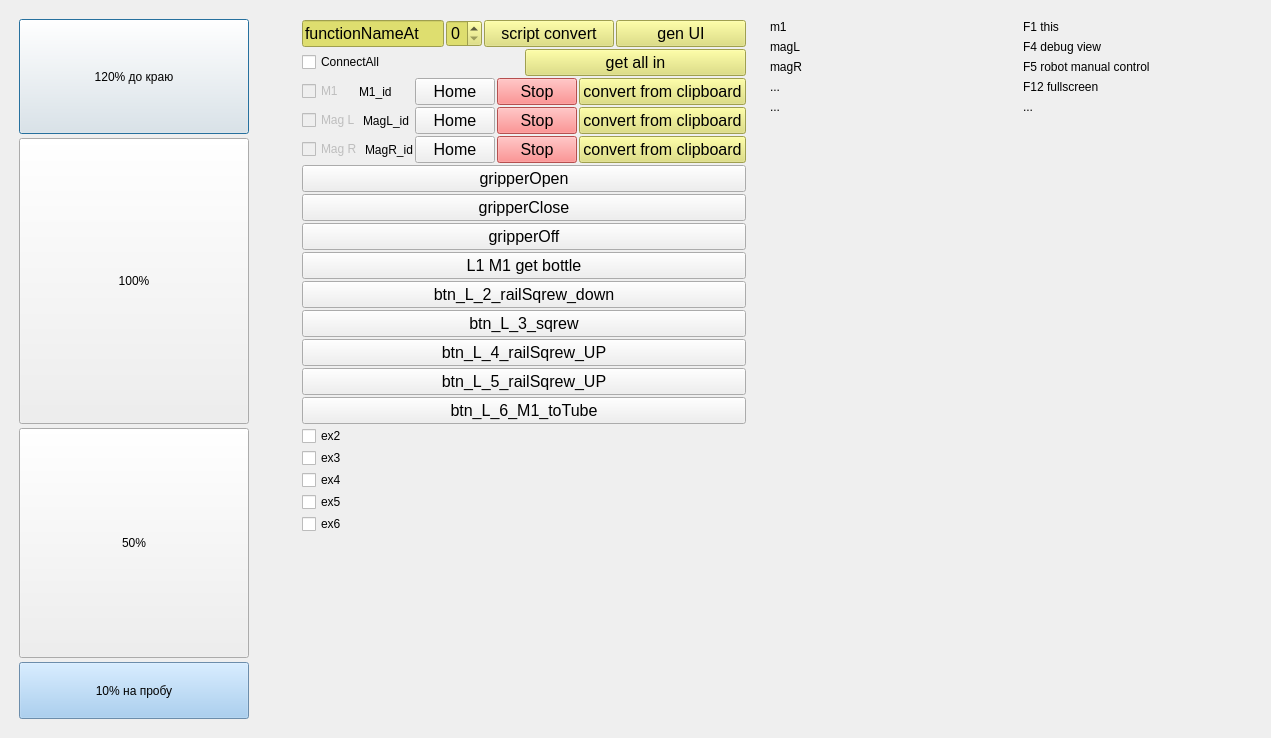
<?xml version="1.0" encoding="UTF-8"?>
<ui version="4.0">
 <class>mainWindow</class>
 <widget class="QDialog" name="mainWindow">
  <property name="geometry">
   <rect>
    <x>0</x>
    <y>0</y>
    <width>1271</width>
    <height>738</height>
   </rect>
  </property>
  <property name="windowTitle">
   <string>Dobot Bar v0.3 2019.09 by pavel.b.kr12@gmail.com</string>
  </property>
  <property name="styleSheet">
   <string notr="true"/>
  </property>
  <layout class="QHBoxLayout" name="horizontalLayout_all">
   <item>
    <widget class="QWidget" name="widget_fill" native="true">
     <property name="maximumSize">
      <size>
       <width>340</width>
       <height>16777215</height>
      </size>
     </property>
     <layout class="QVBoxLayout" name="verticalLayout">
      <property name="spacing">
       <number>4</number>
      </property>
      <property name="sizeConstraint">
       <enum>QLayout::SetNoConstraint</enum>
      </property>
      <property name="leftMargin">
       <number>8</number>
      </property>
      <property name="topMargin">
       <number>8</number>
      </property>
      <property name="rightMargin">
       <number>8</number>
      </property>
      <property name="bottomMargin">
       <number>8</number>
      </property>
      <item>
       <widget class="QPushButton" name="btn_fill110">
        <property name="sizePolicy">
         <sizepolicy hsizetype="Minimum" vsizetype="Expanding">
          <horstretch>0</horstretch>
          <verstretch>2</verstretch>
         </sizepolicy>
        </property>
        <property name="minimumSize">
         <size>
          <width>0</width>
          <height>0</height>
         </size>
        </property>
        <property name="baseSize">
         <size>
          <width>0</width>
          <height>39</height>
         </size>
        </property>
        <property name="cursor">
         <cursorShape>PointingHandCursor</cursorShape>
        </property>
        <property name="text">
         <string>120% до краю</string>
        </property>
       </widget>
      </item>
      <item>
       <widget class="QPushButton" name="btn_fill100">
        <property name="sizePolicy">
         <sizepolicy hsizetype="Minimum" vsizetype="Expanding">
          <horstretch>0</horstretch>
          <verstretch>5</verstretch>
         </sizepolicy>
        </property>
        <property name="minimumSize">
         <size>
          <width>0</width>
          <height>0</height>
         </size>
        </property>
        <property name="cursor">
         <cursorShape>PointingHandCursor</cursorShape>
        </property>
        <property name="text">
         <string>100%</string>
        </property>
       </widget>
      </item>
      <item>
       <widget class="QPushButton" name="btn_fill50">
        <property name="sizePolicy">
         <sizepolicy hsizetype="Minimum" vsizetype="Expanding">
          <horstretch>0</horstretch>
          <verstretch>4</verstretch>
         </sizepolicy>
        </property>
        <property name="minimumSize">
         <size>
          <width>0</width>
          <height>0</height>
         </size>
        </property>
        <property name="cursor">
         <cursorShape>PointingHandCursor</cursorShape>
        </property>
        <property name="text">
         <string>50%</string>
        </property>
       </widget>
      </item>
      <item>
       <widget class="QPushButton" name="btn_fill10">
        <property name="sizePolicy">
         <sizepolicy hsizetype="Minimum" vsizetype="Expanding">
          <horstretch>0</horstretch>
          <verstretch>1</verstretch>
         </sizepolicy>
        </property>
        <property name="minimumSize">
         <size>
          <width>0</width>
          <height>0</height>
         </size>
        </property>
        <property name="palette">
         <palette>
          <active>
           <colorrole role="Button">
            <brush brushstyle="SolidPattern">
             <color alpha="255">
              <red>151</red>
              <green>197</green>
              <blue>240</blue>
             </color>
            </brush>
           </colorrole>
           <colorrole role="Light">
            <brush brushstyle="SolidPattern">
             <color alpha="255">
              <red>166</red>
              <green>206</green>
              <blue>255</blue>
             </color>
            </brush>
           </colorrole>
           <colorrole role="Midlight">
            <brush brushstyle="SolidPattern">
             <color alpha="255">
              <red>203</red>
              <green>226</green>
              <blue>247</blue>
             </color>
            </brush>
           </colorrole>
           <colorrole role="Dark">
            <brush brushstyle="SolidPattern">
             <color alpha="255">
              <red>75</red>
              <green>98</green>
              <blue>120</blue>
             </color>
            </brush>
           </colorrole>
           <colorrole role="Mid">
            <brush brushstyle="SolidPattern">
             <color alpha="255">
              <red>101</red>
              <green>131</green>
              <blue>160</blue>
             </color>
            </brush>
           </colorrole>
           <colorrole role="Text">
            <brush brushstyle="SolidPattern">
             <color alpha="255">
              <red>0</red>
              <green>0</green>
              <blue>0</blue>
             </color>
            </brush>
           </colorrole>
           <colorrole role="BrightText">
            <brush brushstyle="SolidPattern">
             <color alpha="255">
              <red>255</red>
              <green>255</green>
              <blue>255</blue>
             </color>
            </brush>
           </colorrole>
           <colorrole role="ButtonText">
            <brush brushstyle="SolidPattern">
             <color alpha="255">
              <red>0</red>
              <green>0</green>
              <blue>0</blue>
             </color>
            </brush>
           </colorrole>
           <colorrole role="Base">
            <brush brushstyle="SolidPattern">
             <color alpha="255">
              <red>124</red>
              <green>181</green>
              <blue>255</blue>
             </color>
            </brush>
           </colorrole>
           <colorrole role="Window">
            <brush brushstyle="SolidPattern">
             <color alpha="255">
              <red>151</red>
              <green>197</green>
              <blue>240</blue>
             </color>
            </brush>
           </colorrole>
           <colorrole role="Shadow">
            <brush brushstyle="SolidPattern">
             <color alpha="255">
              <red>0</red>
              <green>0</green>
              <blue>0</blue>
             </color>
            </brush>
           </colorrole>
           <colorrole role="Highlight">
            <brush brushstyle="SolidPattern">
             <color alpha="255">
              <red>0</red>
              <green>120</green>
              <blue>215</blue>
             </color>
            </brush>
           </colorrole>
           <colorrole role="AlternateBase">
            <brush brushstyle="SolidPattern">
             <color alpha="255">
              <red>203</red>
              <green>226</green>
              <blue>247</blue>
             </color>
            </brush>
           </colorrole>
           <colorrole role="ToolTipBase">
            <brush brushstyle="SolidPattern">
             <color alpha="255">
              <red>255</red>
              <green>255</green>
              <blue>220</blue>
             </color>
            </brush>
           </colorrole>
           <colorrole role="ToolTipText">
            <brush brushstyle="SolidPattern">
             <color alpha="255">
              <red>0</red>
              <green>0</green>
              <blue>0</blue>
             </color>
            </brush>
           </colorrole>
           <colorrole role="PlaceholderText">
            <brush brushstyle="SolidPattern">
             <color alpha="128">
              <red>0</red>
              <green>0</green>
              <blue>0</blue>
             </color>
            </brush>
           </colorrole>
          </active>
          <inactive>
           <colorrole role="Button">
            <brush brushstyle="SolidPattern">
             <color alpha="255">
              <red>151</red>
              <green>197</green>
              <blue>240</blue>
             </color>
            </brush>
           </colorrole>
           <colorrole role="Light">
            <brush brushstyle="SolidPattern">
             <color alpha="255">
              <red>166</red>
              <green>212</green>
              <blue>255</blue>
             </color>
            </brush>
           </colorrole>
           <colorrole role="Midlight">
            <brush brushstyle="SolidPattern">
             <color alpha="255">
              <red>203</red>
              <green>226</green>
              <blue>247</blue>
             </color>
            </brush>
           </colorrole>
           <colorrole role="Dark">
            <brush brushstyle="SolidPattern">
             <color alpha="255">
              <red>75</red>
              <green>98</green>
              <blue>120</blue>
             </color>
            </brush>
           </colorrole>
           <colorrole role="Mid">
            <brush brushstyle="SolidPattern">
             <color alpha="255">
              <red>101</red>
              <green>131</green>
              <blue>160</blue>
             </color>
            </brush>
           </colorrole>
           <colorrole role="Text">
            <brush brushstyle="SolidPattern">
             <color alpha="255">
              <red>0</red>
              <green>0</green>
              <blue>0</blue>
             </color>
            </brush>
           </colorrole>
           <colorrole role="BrightText">
            <brush brushstyle="SolidPattern">
             <color alpha="255">
              <red>255</red>
              <green>255</green>
              <blue>255</blue>
             </color>
            </brush>
           </colorrole>
           <colorrole role="ButtonText">
            <brush brushstyle="SolidPattern">
             <color alpha="255">
              <red>0</red>
              <green>0</green>
              <blue>0</blue>
             </color>
            </brush>
           </colorrole>
           <colorrole role="Base">
            <brush brushstyle="SolidPattern">
             <color alpha="255">
              <red>164</red>
              <green>208</green>
              <blue>255</blue>
             </color>
            </brush>
           </colorrole>
           <colorrole role="Window">
            <brush brushstyle="SolidPattern">
             <color alpha="255">
              <red>151</red>
              <green>197</green>
              <blue>240</blue>
             </color>
            </brush>
           </colorrole>
           <colorrole role="Shadow">
            <brush brushstyle="SolidPattern">
             <color alpha="255">
              <red>0</red>
              <green>0</green>
              <blue>0</blue>
             </color>
            </brush>
           </colorrole>
           <colorrole role="Highlight">
            <brush brushstyle="SolidPattern">
             <color alpha="255">
              <red>132</red>
              <green>199</green>
              <blue>240</blue>
             </color>
            </brush>
           </colorrole>
           <colorrole role="AlternateBase">
            <brush brushstyle="SolidPattern">
             <color alpha="255">
              <red>203</red>
              <green>226</green>
              <blue>247</blue>
             </color>
            </brush>
           </colorrole>
           <colorrole role="ToolTipBase">
            <brush brushstyle="SolidPattern">
             <color alpha="255">
              <red>255</red>
              <green>255</green>
              <blue>220</blue>
             </color>
            </brush>
           </colorrole>
           <colorrole role="ToolTipText">
            <brush brushstyle="SolidPattern">
             <color alpha="255">
              <red>0</red>
              <green>0</green>
              <blue>0</blue>
             </color>
            </brush>
           </colorrole>
           <colorrole role="PlaceholderText">
            <brush brushstyle="SolidPattern">
             <color alpha="128">
              <red>0</red>
              <green>0</green>
              <blue>0</blue>
             </color>
            </brush>
           </colorrole>
          </inactive>
          <disabled>
           <colorrole role="Button">
            <brush brushstyle="SolidPattern">
             <color alpha="255">
              <red>151</red>
              <green>197</green>
              <blue>240</blue>
             </color>
            </brush>
           </colorrole>
           <colorrole role="Light">
            <brush brushstyle="SolidPattern">
             <color alpha="255">
              <red>152</red>
              <green>219</green>
              <blue>255</blue>
             </color>
            </brush>
           </colorrole>
           <colorrole role="Midlight">
            <brush brushstyle="SolidPattern">
             <color alpha="255">
              <red>203</red>
              <green>226</green>
              <blue>247</blue>
             </color>
            </brush>
           </colorrole>
           <colorrole role="Dark">
            <brush brushstyle="SolidPattern">
             <color alpha="255">
              <red>75</red>
              <green>98</green>
              <blue>120</blue>
             </color>
            </brush>
           </colorrole>
           <colorrole role="Mid">
            <brush brushstyle="SolidPattern">
             <color alpha="255">
              <red>101</red>
              <green>131</green>
              <blue>160</blue>
             </color>
            </brush>
           </colorrole>
           <colorrole role="Text">
            <brush brushstyle="SolidPattern">
             <color alpha="255">
              <red>75</red>
              <green>98</green>
              <blue>120</blue>
             </color>
            </brush>
           </colorrole>
           <colorrole role="BrightText">
            <brush brushstyle="SolidPattern">
             <color alpha="255">
              <red>255</red>
              <green>255</green>
              <blue>255</blue>
             </color>
            </brush>
           </colorrole>
           <colorrole role="ButtonText">
            <brush brushstyle="SolidPattern">
             <color alpha="255">
              <red>75</red>
              <green>98</green>
              <blue>120</blue>
             </color>
            </brush>
           </colorrole>
           <colorrole role="Base">
            <brush brushstyle="SolidPattern">
             <color alpha="255">
              <red>151</red>
              <green>197</green>
              <blue>240</blue>
             </color>
            </brush>
           </colorrole>
           <colorrole role="Window">
            <brush brushstyle="SolidPattern">
             <color alpha="255">
              <red>151</red>
              <green>197</green>
              <blue>240</blue>
             </color>
            </brush>
           </colorrole>
           <colorrole role="Shadow">
            <brush brushstyle="SolidPattern">
             <color alpha="255">
              <red>0</red>
              <green>0</green>
              <blue>0</blue>
             </color>
            </brush>
           </colorrole>
           <colorrole role="Highlight">
            <brush brushstyle="SolidPattern">
             <color alpha="255">
              <red>0</red>
              <green>120</green>
              <blue>215</blue>
             </color>
            </brush>
           </colorrole>
           <colorrole role="AlternateBase">
            <brush brushstyle="SolidPattern">
             <color alpha="255">
              <red>151</red>
              <green>197</green>
              <blue>240</blue>
             </color>
            </brush>
           </colorrole>
           <colorrole role="ToolTipBase">
            <brush brushstyle="SolidPattern">
             <color alpha="255">
              <red>255</red>
              <green>255</green>
              <blue>220</blue>
             </color>
            </brush>
           </colorrole>
           <colorrole role="ToolTipText">
            <brush brushstyle="SolidPattern">
             <color alpha="255">
              <red>0</red>
              <green>0</green>
              <blue>0</blue>
             </color>
            </brush>
           </colorrole>
           <colorrole role="PlaceholderText">
            <brush brushstyle="SolidPattern">
             <color alpha="128">
              <red>0</red>
              <green>0</green>
              <blue>0</blue>
             </color>
            </brush>
           </colorrole>
          </disabled>
         </palette>
        </property>
        <property name="cursor">
         <cursorShape>PointingHandCursor</cursorShape>
        </property>
        <property name="text">
         <string>10% на пробу</string>
        </property>
       </widget>
      </item>
     </layout>
    </widget>
   </item>
   <item>
    <layout class="QGridLayout" name="QGridLayout_order" rowstretch="0">
     <property name="leftMargin">
      <number>22</number>
     </property>
     <property name="topMargin">
      <number>11</number>
     </property>
     <property name="rightMargin">
      <number>8</number>
     </property>
     <property name="bottomMargin">
      <number>11</number>
     </property>
     <property name="verticalSpacing">
      <number>22</number>
     </property>
    </layout>
   </item>
   <item>
    <widget class="QWidget" name="verticalLayout_debug_2" native="true">
     <layout class="QVBoxLayout" name="verticalLayout_debug">
      <property name="spacing">
       <number>2</number>
      </property>
      <item>
       <layout class="QVBoxLayout" name="verticalLayout_4">
        <item>
         <layout class="QHBoxLayout" name="horizontalLayout_6">
          <item>
           <widget class="QLineEdit" name="lineEdit_nm">
            <property name="sizePolicy">
             <sizepolicy hsizetype="Preferred" vsizetype="Fixed">
              <horstretch>0</horstretch>
              <verstretch>0</verstretch>
             </sizepolicy>
            </property>
            <property name="styleSheet">
             <string notr="true">font: 12pt; background-color:rgb(222, 222, 111)</string>
            </property>
            <property name="text">
             <string>functionNameAt</string>
            </property>
           </widget>
          </item>
          <item>
           <widget class="QSpinBox" name="spinBox_N">
            <property name="maximumSize">
             <size>
              <width>36</width>
              <height>16777215</height>
             </size>
            </property>
            <property name="styleSheet">
             <string notr="true">font: 12pt; background-color:rgb(222, 222, 111)</string>
            </property>
           </widget>
          </item>
          <item>
           <widget class="QPushButton" name="btn_script_load">
            <property name="font">
             <font>
              <pointsize>12</pointsize>
              <weight>50</weight>
              <italic>false</italic>
              <bold>false</bold>
             </font>
            </property>
            <property name="styleSheet">
             <string notr="true">font: 12pt; background-color:rgb(222, 222, 111)</string>
            </property>
            <property name="text">
             <string>script convert</string>
            </property>
           </widget>
          </item>
          <item>
           <widget class="QPushButton" name="btn_genUI">
            <property name="font">
             <font>
              <pointsize>12</pointsize>
              <weight>50</weight>
              <italic>false</italic>
              <bold>false</bold>
             </font>
            </property>
            <property name="styleSheet">
             <string notr="true">font: 12pt; background-color:rgb(222, 222, 111)</string>
            </property>
            <property name="text">
             <string>gen UI</string>
            </property>
           </widget>
          </item>
         </layout>
        </item>
        <item>
         <layout class="QHBoxLayout" name="horizontalLayout">
          <item>
           <widget class="QCheckBox" name="checkBox_ConnectAll">
            <property name="text">
             <string>ConnectAll</string>
            </property>
           </widget>
          </item>
          <item>
           <widget class="QPushButton" name="btn_getAll_In_draw">
            <property name="styleSheet">
             <string notr="true">font: 12pt; background-color:rgb(222, 222, 111)</string>
            </property>
            <property name="text">
             <string>get all in</string>
            </property>
           </widget>
          </item>
         </layout>
        </item>
        <item>
         <layout class="QHBoxLayout" name="horizontalLayout_2">
          <item>
           <widget class="QCheckBox" name="checkBox_M1">
            <property name="enabled">
             <bool>false</bool>
            </property>
            <property name="text">
             <string>M1</string>
            </property>
           </widget>
          </item>
          <item>
           <widget class="QLabel" name="label_M1_id">
            <property name="text">
             <string>M1_id</string>
            </property>
           </widget>
          </item>
          <item>
           <widget class="QPushButton" name="btnHome_M1">
            <property name="font">
             <font>
              <pointsize>12</pointsize>
              <weight>50</weight>
              <italic>false</italic>
              <bold>false</bold>
             </font>
            </property>
            <property name="styleSheet">
             <string notr="true">font: 12pt ;</string>
            </property>
            <property name="text">
             <string>Home</string>
            </property>
           </widget>
          </item>
          <item>
           <widget class="QPushButton" name="btnStop_M1">
            <property name="font">
             <font>
              <pointsize>12</pointsize>
              <weight>50</weight>
              <italic>false</italic>
              <bold>false</bold>
             </font>
            </property>
            <property name="styleSheet">
             <string notr="true">font: 12pt; background-color:rgb(255, 111, 111)</string>
            </property>
            <property name="text">
             <string>Stop</string>
            </property>
           </widget>
          </item>
          <item>
           <widget class="QPushButton" name="btn_convertClipboard_m1">
            <property name="font">
             <font>
              <pointsize>12</pointsize>
              <weight>50</weight>
              <italic>false</italic>
              <bold>false</bold>
             </font>
            </property>
            <property name="toolTip">
             <string>&lt;html&gt;&lt;head/&gt;&lt;body&gt;&lt;p&gt;copy from Dobot studio py output (blockly mode)&lt;/p&gt;&lt;/body&gt;&lt;/html&gt;</string>
            </property>
            <property name="styleSheet">
             <string notr="true">font: 12pt; background-color:rgb(222, 222, 111)</string>
            </property>
            <property name="text">
             <string>convert from clipboard</string>
            </property>
           </widget>
          </item>
         </layout>
        </item>
        <item>
         <layout class="QHBoxLayout" name="horizontalLayout_3">
          <item>
           <widget class="QCheckBox" name="checkBox_MagL">
            <property name="enabled">
             <bool>false</bool>
            </property>
            <property name="text">
             <string>Mag L</string>
            </property>
           </widget>
          </item>
          <item>
           <widget class="QLabel" name="label_MagL_id">
            <property name="text">
             <string>MagL_id</string>
            </property>
           </widget>
          </item>
          <item>
           <widget class="QPushButton" name="btnHome_M1_2">
            <property name="font">
             <font>
              <pointsize>12</pointsize>
              <weight>50</weight>
              <italic>false</italic>
              <bold>false</bold>
             </font>
            </property>
            <property name="styleSheet">
             <string notr="true">font: 12pt ;</string>
            </property>
            <property name="text">
             <string>Home</string>
            </property>
           </widget>
          </item>
          <item>
           <widget class="QPushButton" name="btnStop_M1_2">
            <property name="font">
             <font>
              <pointsize>12</pointsize>
              <weight>50</weight>
              <italic>false</italic>
              <bold>false</bold>
             </font>
            </property>
            <property name="styleSheet">
             <string notr="true">font: 12pt; background-color:rgb(255, 111, 111)</string>
            </property>
            <property name="text">
             <string>Stop</string>
            </property>
           </widget>
          </item>
          <item>
           <widget class="QPushButton" name="btn_convertClipboard_magL">
            <property name="font">
             <font>
              <pointsize>12</pointsize>
              <weight>50</weight>
              <italic>false</italic>
              <bold>false</bold>
             </font>
            </property>
            <property name="toolTip">
             <string>&lt;html&gt;&lt;head/&gt;&lt;body&gt;&lt;p&gt;copy from Dobot studio py output (blockly mode)&lt;/p&gt;&lt;/body&gt;&lt;/html&gt;</string>
            </property>
            <property name="styleSheet">
             <string notr="true">font: 12pt; background-color:rgb(222, 222, 111)</string>
            </property>
            <property name="text">
             <string>convert from clipboard</string>
            </property>
           </widget>
          </item>
         </layout>
        </item>
        <item>
         <layout class="QHBoxLayout" name="horizontalLayout_4">
          <item>
           <widget class="QCheckBox" name="checkBox_MagR">
            <property name="enabled">
             <bool>false</bool>
            </property>
            <property name="text">
             <string>Mag R</string>
            </property>
           </widget>
          </item>
          <item>
           <widget class="QLabel" name="label_MagR_id">
            <property name="text">
             <string>MagR_id</string>
            </property>
           </widget>
          </item>
          <item>
           <widget class="QPushButton" name="btnHome_M1_3">
            <property name="font">
             <font>
              <pointsize>12</pointsize>
              <weight>50</weight>
              <italic>false</italic>
              <bold>false</bold>
             </font>
            </property>
            <property name="styleSheet">
             <string notr="true">font: 12pt ;</string>
            </property>
            <property name="text">
             <string>Home</string>
            </property>
           </widget>
          </item>
          <item>
           <widget class="QPushButton" name="btnStop_M1_3">
            <property name="font">
             <font>
              <pointsize>12</pointsize>
              <weight>50</weight>
              <italic>false</italic>
              <bold>false</bold>
             </font>
            </property>
            <property name="styleSheet">
             <string notr="true">font: 12pt; background-color:rgb(255, 111, 111)</string>
            </property>
            <property name="text">
             <string>Stop</string>
            </property>
           </widget>
          </item>
          <item>
           <widget class="QPushButton" name="btn_convertClipboard_magR">
            <property name="font">
             <font>
              <pointsize>12</pointsize>
              <weight>50</weight>
              <italic>false</italic>
              <bold>false</bold>
             </font>
            </property>
            <property name="toolTip">
             <string>&lt;html&gt;&lt;head/&gt;&lt;body&gt;&lt;p&gt;copy from Dobot studio py output (blockly mode)&lt;/p&gt;&lt;/body&gt;&lt;/html&gt;</string>
            </property>
            <property name="styleSheet">
             <string notr="true">font: 12pt; background-color:rgb(222, 222, 111)</string>
            </property>
            <property name="text">
             <string>convert from clipboard</string>
            </property>
           </widget>
          </item>
         </layout>
        </item>
       </layout>
      </item>
      <item>
       <widget class="QPushButton" name="btn_M1_gripperOpen">
        <property name="font">
         <font>
          <pointsize>12</pointsize>
          <weight>50</weight>
          <italic>false</italic>
          <bold>false</bold>
         </font>
        </property>
        <property name="styleSheet">
         <string notr="true">font: 12pt ;</string>
        </property>
        <property name="text">
         <string>gripperOpen</string>
        </property>
       </widget>
      </item>
      <item>
       <widget class="QPushButton" name="btn_M1_gripperClose">
        <property name="font">
         <font>
          <pointsize>12</pointsize>
          <weight>50</weight>
          <italic>false</italic>
          <bold>false</bold>
         </font>
        </property>
        <property name="styleSheet">
         <string notr="true">font: 12pt ;</string>
        </property>
        <property name="text">
         <string>gripperClose</string>
        </property>
       </widget>
      </item>
      <item>
       <widget class="QPushButton" name="btn_M1_gripperOff">
        <property name="font">
         <font>
          <pointsize>12</pointsize>
          <weight>50</weight>
          <italic>false</italic>
          <bold>false</bold>
         </font>
        </property>
        <property name="styleSheet">
         <string notr="true">font: 12pt ;</string>
        </property>
        <property name="text">
         <string>gripperOff</string>
        </property>
       </widget>
      </item>
      <item>
       <widget class="QPushButton" name="btn_L_1_getBottle">
        <property name="font">
         <font>
          <pointsize>12</pointsize>
          <weight>50</weight>
          <italic>false</italic>
          <bold>false</bold>
         </font>
        </property>
        <property name="styleSheet">
         <string notr="true">font: 12pt ;</string>
        </property>
        <property name="text">
         <string>L1 M1 get bottle</string>
        </property>
       </widget>
      </item>
      <item>
       <widget class="QPushButton" name="btn_L_2_railSqrew_down_2">
        <property name="font">
         <font>
          <pointsize>12</pointsize>
          <weight>50</weight>
          <italic>false</italic>
          <bold>false</bold>
         </font>
        </property>
        <property name="cursor">
         <cursorShape>ArrowCursor</cursorShape>
        </property>
        <property name="styleSheet">
         <string notr="true">font: 12pt ;</string>
        </property>
        <property name="text">
         <string>btn_L_2_railSqrew_down</string>
        </property>
       </widget>
      </item>
      <item>
       <widget class="QPushButton" name="btn_L_3_sqrew">
        <property name="font">
         <font>
          <pointsize>12</pointsize>
          <weight>50</weight>
          <italic>false</italic>
          <bold>false</bold>
         </font>
        </property>
        <property name="cursor">
         <cursorShape>ArrowCursor</cursorShape>
        </property>
        <property name="styleSheet">
         <string notr="true">font: 12pt ;</string>
        </property>
        <property name="text">
         <string>btn_L_3_sqrew</string>
        </property>
       </widget>
      </item>
      <item>
       <widget class="QPushButton" name="btn_L_4_railSqrew_UP">
        <property name="font">
         <font>
          <pointsize>12</pointsize>
          <weight>50</weight>
          <italic>false</italic>
          <bold>false</bold>
         </font>
        </property>
        <property name="cursor">
         <cursorShape>ArrowCursor</cursorShape>
        </property>
        <property name="styleSheet">
         <string notr="true">font: 12pt ;</string>
        </property>
        <property name="text">
         <string>btn_L_4_railSqrew_UP</string>
        </property>
       </widget>
      </item>
      <item>
       <widget class="QPushButton" name="btn_L_5_railSqrew_UP_2">
        <property name="font">
         <font>
          <pointsize>12</pointsize>
          <weight>50</weight>
          <italic>false</italic>
          <bold>false</bold>
         </font>
        </property>
        <property name="cursor">
         <cursorShape>ArrowCursor</cursorShape>
        </property>
        <property name="styleSheet">
         <string notr="true">font: 12pt ;</string>
        </property>
        <property name="text">
         <string>btn_L_5_railSqrew_UP</string>
        </property>
       </widget>
      </item>
      <item>
       <widget class="QPushButton" name="btn_L_6_M1_toTube">
        <property name="font">
         <font>
          <pointsize>12</pointsize>
          <weight>50</weight>
          <italic>false</italic>
          <bold>false</bold>
         </font>
        </property>
        <property name="cursor">
         <cursorShape>ArrowCursor</cursorShape>
        </property>
        <property name="styleSheet">
         <string notr="true">font: 12pt ;</string>
        </property>
        <property name="text">
         <string>btn_L_6_M1_toTube</string>
        </property>
       </widget>
      </item>
      <item>
       <layout class="QVBoxLayout" name="verticalLayout_3">
        <item>
         <widget class="QCheckBox" name="checkBox_bex2">
          <property name="text">
           <string>ex2</string>
          </property>
         </widget>
        </item>
        <item>
         <widget class="QCheckBox" name="checkBox_bex3">
          <property name="text">
           <string>ex3</string>
          </property>
         </widget>
        </item>
        <item>
         <widget class="QCheckBox" name="checkBox_bex4">
          <property name="text">
           <string>ex4</string>
          </property>
         </widget>
        </item>
        <item>
         <widget class="QCheckBox" name="checkBox_bex5">
          <property name="text">
           <string>ex5</string>
          </property>
         </widget>
        </item>
        <item>
         <widget class="QCheckBox" name="checkBox_bex6">
          <property name="text">
           <string>ex6</string>
          </property>
         </widget>
        </item>
        <item>
         <spacer name="verticalSpacer">
          <property name="orientation">
           <enum>Qt::Vertical</enum>
          </property>
          <property name="sizeHint" stdset="0">
           <size>
            <width>20</width>
            <height>40</height>
           </size>
          </property>
         </spacer>
        </item>
        <item>
         <layout class="QHBoxLayout" name="horizontalLayout_gen">
          <property name="sizeConstraint">
           <enum>QLayout::SetDefaultConstraint</enum>
          </property>
          <item>
           <layout class="QVBoxLayout" name="verticalLayout_m1"/>
          </item>
          <item>
           <layout class="QVBoxLayout" name="verticalLayout_magR"/>
          </item>
          <item>
           <layout class="QVBoxLayout" name="verticalLayout_magL"/>
          </item>
         </layout>
        </item>
       </layout>
      </item>
     </layout>
    </widget>
   </item>
   <item>
    <widget class="QWidget" name="verticalLayout_manualControl_" native="true">
     <property name="visible">
      <bool>false</bool>
     </property>
     <layout class="QVBoxLayout" name="verticalLayout_manualControl">
      <item>
       <widget class="QLabel" name="verticalLayout_help_label_1">
        <property name="text">
         <string>m1</string>
        </property>
       </widget>
      </item>
      <item>
       <widget class="QLabel" name="verticalLayout_manualControl_label_2">
        <property name="text">
         <string>magL</string>
        </property>
       </widget>
      </item>
      <item>
       <widget class="QLabel" name="verticalLayout_manualControl_label_2">
        <property name="text">
         <string>magR</string>
        </property>
       </widget>
      </item>
      <item>
       <widget class="QLabel" name="verticalLayout_manualControl_label_3">
        <property name="text">
         <string>...</string>
        </property>
       </widget>
      </item>
      <item>
       <widget class="QLabel" name="verticalLayout_manualControl_label_4">
        <property name="text">
         <string>...</string>
        </property>
       </widget>
      </item>
      <item>
       <spacer name="verticalSpacer">
        <property name="orientation">
         <enum>Qt::Vertical</enum>
        </property>
        <property name="sizeHint" stdset="0">
         <size>
          <width>20</width>
          <height>40</height>
         </size>
        </property>
       </spacer>
      </item>
     </layout>
    </widget>
   </item>
   <item>
    <widget class="QWidget" name="verticalLayout_help_" native="true">
     <property name="visible">
      <bool>false</bool>
     </property>
     <layout class="QVBoxLayout" name="verticalLayout_help">
      <item>
       <widget class="QLabel" name="verticalLayout_help_label_1">
        <property name="text">
         <string>F1 this</string>
        </property>
       </widget>
      </item>
      <item>
       <widget class="QLabel" name="verticalLayout_help_label_2">
        <property name="text">
         <string>F4 debug view</string>
        </property>
       </widget>
      </item>
      <item>
       <widget class="QLabel" name="verticalLayout_help_label_2">
        <property name="text">
         <string>F5 robot manual control</string>
        </property>
       </widget>
      </item>
      <item>
       <widget class="QLabel" name="verticalLayout_help_label_3">
        <property name="text">
         <string>F12 fullscreen</string>
        </property>
       </widget>
      </item>
      <item>
       <widget class="QLabel" name="verticalLayout_help_label_4">
        <property name="text">
         <string>...</string>
        </property>
       </widget>
      </item>
      <item>
       <spacer name="verticalSpacer">
        <property name="orientation">
         <enum>Qt::Vertical</enum>
        </property>
        <property name="sizeHint" stdset="0">
         <size>
          <width>20</width>
          <height>40</height>
         </size>
        </property>
       </spacer>
      </item>
     </layout>
    </widget>
   </item>
  </layout>
 </widget>
 <resources/>
 <connections/>
</ui>
